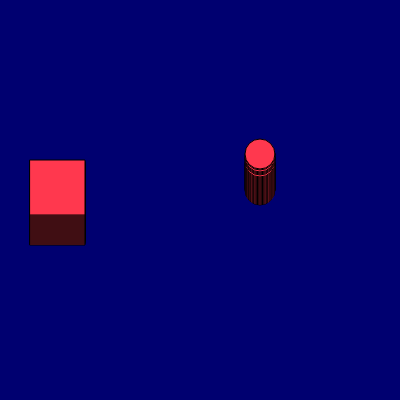
Frame 1 (no input)
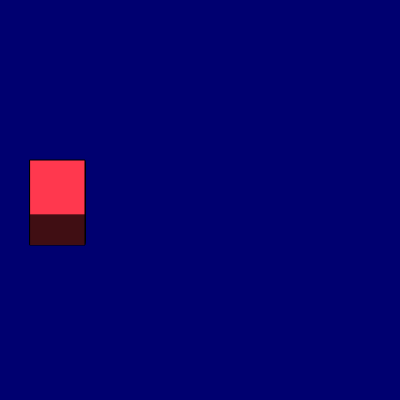
Frame 60 (no input)
Frame 120 (the mouse pressed at the canvas centre since frame 60): identical to frame 60, image omitted

The p5.js sketch that drew these frames (run headless with seeded random() and noise() and a simulated clock; from frame 60 on, the mouse is pressed at the canvas centre):

// p5.js sketch
// ── sketch.js
var a=0
function setup() {
  createCanvas(400, 400);
}

function draw() {
 background(0, 0, 112) 
fill(255,56,78)
  a=a+5
circle(255+a, 190, 30);
circle(255+a, 189, 30);
circle(255+a, 188, 30);
circle(255+a, 187, 30);
circle(255+a, 186, 30);  
circle(255+a, 185, 30);
circle(255+a, 184, 30);  
circle(255+a, 183, 30);  
circle(255+a,182, 30);  
circle(255+a, 181, 30);  
circle(255+a, 180, 30);  
circle(255+a, 179, 30);  
circle(255+a, 178, 30);  
circle(255+a, 177, 30);  
circle(255+a, 176, 30);  
circle(255+a, 175, 30);  
circle(255+a, 174, 30);  
circle(255+a, 173, 30);  
circle(255+a, 172, 30);  
circle(255+a, 171, 30);  
circle(255+a, 170, 30);  
circle(255+a, 169, 30);  
circle(255+a, 168, 30);  
circle(255+a, 167, 30);   
circle(255+a, 166, 30);   
circle(255+a, 165, 30);   
circle(255+a, 164, 30);   
circle(255+a, 163, 30);  
circle(255+a,162, 30);
circle(255+a, 160, 30);   
circle(255 +a,159, 30);  
circle(255+a, 158, 30);
circle(255+a, 157, 30);   
circle(255+a, 155, 30);   
circle(255+a, 154, 30);   
  
square(30, 190, 55);  
square(30, 189, 55);   
square(30, 188, 55);   
square(30, 187, 55);   
square(30, 186, 55);   
square(30, 185, 55);   
square(30, 184, 55);   
square(30, 183, 55);  
square(30, 182, 55);  
square(30, 181, 55);  
square(30, 180, 55);  
square(30, 179, 55);  
square(30, 178, 55);   
square(30, 177, 55);   
square(30, 176, 55);   
square(30, 175, 55);   
square(30, 174, 55);  
square(30, 173, 55);   
square(30, 172, 55);   
square(30, 171, 55);   
square(30, 170, 55);  
square(30, 169, 55);  
square(30, 168, 55);  
square(30, 167, 55);  
square(30, 166, 55);  
square(30, 165, 55);  
square(30, 164, 55);  
square(30, 163, 55);  
square(30, 162, 55);  
square(30, 161, 55);  
square(30, 160, 55);  
}
